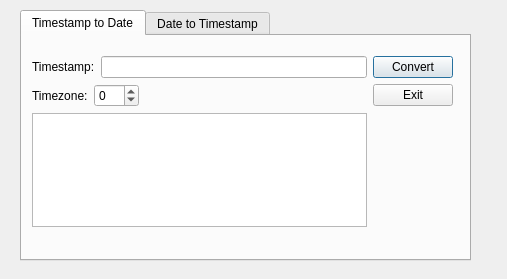
<?xml version="1.0" encoding="UTF-8"?>
<ui version="4.0">
 <class>utcDialog</class>
 <widget class="QDialog" name="utcDialog">
  <property name="geometry">
   <rect>
    <x>0</x>
    <y>0</y>
    <width>507</width>
    <height>279</height>
   </rect>
  </property>
  <property name="windowTitle">
   <string>Timestamp conversion</string>
  </property>
  <widget class="QTabWidget" name="tabWidget">
   <property name="geometry">
    <rect>
     <x>20</x>
     <y>10</y>
     <width>451</width>
     <height>251</height>
    </rect>
   </property>
   <property name="currentIndex">
    <number>0</number>
   </property>
   <widget class="QWidget" name="tab">
    <attribute name="title">
     <string>Timestamp to Date</string>
    </attribute>
    <widget class="QWidget" name="">
     <property name="geometry">
      <rect>
       <x>10</x>
       <y>20</y>
       <width>421</width>
       <height>171</height>
      </rect>
     </property>
     <layout class="QHBoxLayout" name="horizontalLayout_6">
      <item>
       <layout class="QVBoxLayout" name="verticalLayout_2">
        <item>
         <layout class="QHBoxLayout" name="horizontalLayout">
          <item>
           <widget class="QLabel" name="label">
            <property name="text">
             <string>Timestamp:</string>
            </property>
            <property name="buddy">
             <cstring>tsLineEdit</cstring>
            </property>
           </widget>
          </item>
          <item>
           <widget class="QLineEdit" name="tsLineEdit"/>
          </item>
         </layout>
        </item>
        <item>
         <layout class="QHBoxLayout" name="horizontalLayout_2">
          <item>
           <widget class="QLabel" name="label_2">
            <property name="text">
             <string>Timezone:</string>
            </property>
            <property name="buddy">
             <cstring>tzSpinBox</cstring>
            </property>
           </widget>
          </item>
          <item>
           <widget class="QSpinBox" name="tzSpinBox">
            <property name="minimum">
             <number>-12</number>
            </property>
            <property name="maximum">
             <number>12</number>
            </property>
           </widget>
          </item>
          <item>
           <spacer name="horizontalSpacer">
            <property name="orientation">
             <enum>Qt::Horizontal</enum>
            </property>
            <property name="sizeHint" stdset="0">
             <size>
              <width>40</width>
              <height>20</height>
             </size>
            </property>
           </spacer>
          </item>
         </layout>
        </item>
        <item>
         <widget class="QTextEdit" name="outTextEdit">
          <property name="enabled">
           <bool>true</bool>
          </property>
          <property name="font">
           <font>
            <pointsize>15</pointsize>
            <weight>75</weight>
            <bold>true</bold>
           </font>
          </property>
          <property name="readOnly">
           <bool>true</bool>
          </property>
         </widget>
        </item>
       </layout>
      </item>
      <item>
       <layout class="QVBoxLayout" name="verticalLayout">
        <item>
         <widget class="QPushButton" name="convertButton">
          <property name="text">
           <string>Convert</string>
          </property>
         </widget>
        </item>
        <item>
         <widget class="QPushButton" name="exitButton">
          <property name="text">
           <string>Exit</string>
          </property>
         </widget>
        </item>
        <item>
         <spacer name="verticalSpacer">
          <property name="orientation">
           <enum>Qt::Vertical</enum>
          </property>
          <property name="sizeHint" stdset="0">
           <size>
            <width>20</width>
            <height>40</height>
           </size>
          </property>
         </spacer>
        </item>
       </layout>
      </item>
     </layout>
    </widget>
   </widget>
   <widget class="QWidget" name="tab_2">
    <attribute name="title">
     <string>Date to Timestamp</string>
    </attribute>
    <widget class="QLabel" name="label_8">
     <property name="geometry">
      <rect>
       <x>432</x>
       <y>-227</y>
       <width>71</width>
       <height>27</height>
      </rect>
     </property>
     <property name="text">
      <string>Timezone:</string>
     </property>
     <property name="buddy">
      <cstring>tzSpinBox</cstring>
     </property>
    </widget>
    <widget class="QWidget" name="">
     <property name="geometry">
      <rect>
       <x>20</x>
       <y>20</y>
       <width>411</width>
       <height>171</height>
      </rect>
     </property>
     <layout class="QVBoxLayout" name="verticalLayout_4">
      <item>
       <layout class="QHBoxLayout" name="horizontalLayout_3">
        <item>
         <widget class="QLabel" name="label_9">
          <property name="text">
           <string>Date/Time:</string>
          </property>
          <property name="buddy">
           <cstring>tsLineEdit</cstring>
          </property>
         </widget>
        </item>
        <item>
         <widget class="QDateTimeEdit" name="dateTimeEdit">
          <property name="minimumSize">
           <size>
            <width>160</width>
            <height>0</height>
           </size>
          </property>
          <property name="baseSize">
           <size>
            <width>10</width>
            <height>0</height>
           </size>
          </property>
          <property name="dateTime">
           <datetime>
            <hour>8</hour>
            <minute>0</minute>
            <second>0</second>
            <year>2014</year>
            <month>1</month>
            <day>1</day>
           </datetime>
          </property>
          <property name="date">
           <date>
            <year>2014</year>
            <month>1</month>
            <day>1</day>
           </date>
          </property>
          <property name="time">
           <time>
            <hour>8</hour>
            <minute>0</minute>
            <second>0</second>
           </time>
          </property>
          <property name="maximumDateTime">
           <datetime>
            <hour>22</hour>
            <minute>59</minute>
            <second>59</second>
            <year>2099</year>
            <month>1</month>
            <day>1</day>
           </datetime>
          </property>
          <property name="minimumDateTime">
           <datetime>
            <hour>8</hour>
            <minute>0</minute>
            <second>0</second>
            <year>1970</year>
            <month>1</month>
            <day>1</day>
           </datetime>
          </property>
          <property name="maximumDate">
           <date>
            <year>2099</year>
            <month>1</month>
            <day>1</day>
           </date>
          </property>
          <property name="minimumDate">
           <date>
            <year>1970</year>
            <month>1</month>
            <day>1</day>
           </date>
          </property>
          <property name="maximumTime">
           <time>
            <hour>22</hour>
            <minute>59</minute>
            <second>59</second>
           </time>
          </property>
          <property name="minimumTime">
           <time>
            <hour>8</hour>
            <minute>0</minute>
            <second>0</second>
           </time>
          </property>
          <property name="currentSection">
           <enum>QDateTimeEdit::MonthSection</enum>
          </property>
          <property name="displayFormat">
           <string>MM/dd/yyyy hh:mm</string>
          </property>
          <property name="calendarPopup">
           <bool>true</bool>
          </property>
          <property name="currentSectionIndex">
           <number>0</number>
          </property>
          <property name="timeSpec">
           <enum>Qt::UTC</enum>
          </property>
         </widget>
        </item>
        <item>
         <widget class="QLabel" name="label_7">
          <property name="text">
           <string>Timezone:</string>
          </property>
          <property name="buddy">
           <cstring>tzSpinBox</cstring>
          </property>
         </widget>
        </item>
        <item>
         <widget class="QSpinBox" name="tzSpinBox2">
          <property name="minimum">
           <number>-12</number>
          </property>
          <property name="maximum">
           <number>12</number>
          </property>
         </widget>
        </item>
       </layout>
      </item>
      <item>
       <layout class="QHBoxLayout" name="horizontalLayout_4">
        <item>
         <widget class="QTextEdit" name="outTextEdit2">
          <property name="enabled">
           <bool>true</bool>
          </property>
          <property name="font">
           <font>
            <pointsize>15</pointsize>
            <weight>75</weight>
            <bold>true</bold>
           </font>
          </property>
          <property name="readOnly">
           <bool>true</bool>
          </property>
         </widget>
        </item>
        <item>
         <layout class="QVBoxLayout" name="verticalLayout_3">
          <item>
           <widget class="QPushButton" name="convertButton2">
            <property name="text">
             <string>Convert</string>
            </property>
           </widget>
          </item>
          <item>
           <widget class="QPushButton" name="exitButton2">
            <property name="text">
             <string>Exit</string>
            </property>
           </widget>
          </item>
          <item>
           <spacer name="verticalSpacer_3">
            <property name="orientation">
             <enum>Qt::Vertical</enum>
            </property>
            <property name="sizeHint" stdset="0">
             <size>
              <width>82</width>
              <height>48</height>
             </size>
            </property>
           </spacer>
          </item>
         </layout>
        </item>
       </layout>
      </item>
     </layout>
    </widget>
    <zorder>layoutWidget_2</zorder>
    <zorder>layoutWidget</zorder>
    <zorder>layoutWidget_2</zorder>
    <zorder>label_8</zorder>
    <zorder>outTextEdit2</zorder>
    <zorder>convertButton2</zorder>
    <zorder>exitButton2</zorder>
    <zorder>verticalSpacer_3</zorder>
    <zorder>label_9</zorder>
    <zorder>dateTimeEdit</zorder>
    <zorder>label_7</zorder>
    <zorder>tzSpinBox2</zorder>
   </widget>
  </widget>
 </widget>
 <tabstops>
  <tabstop>tsLineEdit</tabstop>
  <tabstop>tzSpinBox</tabstop>
  <tabstop>convertButton</tabstop>
  <tabstop>exitButton</tabstop>
  <tabstop>tabWidget</tabstop>
  <tabstop>outTextEdit</tabstop>
  <tabstop>dateTimeEdit</tabstop>
  <tabstop>tzSpinBox2</tabstop>
  <tabstop>outTextEdit2</tabstop>
  <tabstop>convertButton2</tabstop>
  <tabstop>exitButton2</tabstop>
 </tabstops>
 <resources/>
 <connections>
  <connection>
   <sender>exitButton</sender>
   <signal>clicked()</signal>
   <receiver>utcDialog</receiver>
   <slot>reject()</slot>
   <hints>
    <hint type="sourcelabel">
     <x>428</x>
     <y>110</y>
    </hint>
    <hint type="destinationlabel">
     <x>487</x>
     <y>149</y>
    </hint>
   </hints>
  </connection>
  <connection>
   <sender>exitButton2</sender>
   <signal>clicked()</signal>
   <receiver>utcDialog</receiver>
   <slot>reject()</slot>
   <hints>
    <hint type="sourcelabel">
     <x>422</x>
     <y>145</y>
    </hint>
    <hint type="destinationlabel">
     <x>494</x>
     <y>204</y>
    </hint>
   </hints>
  </connection>
 </connections>
</ui>
